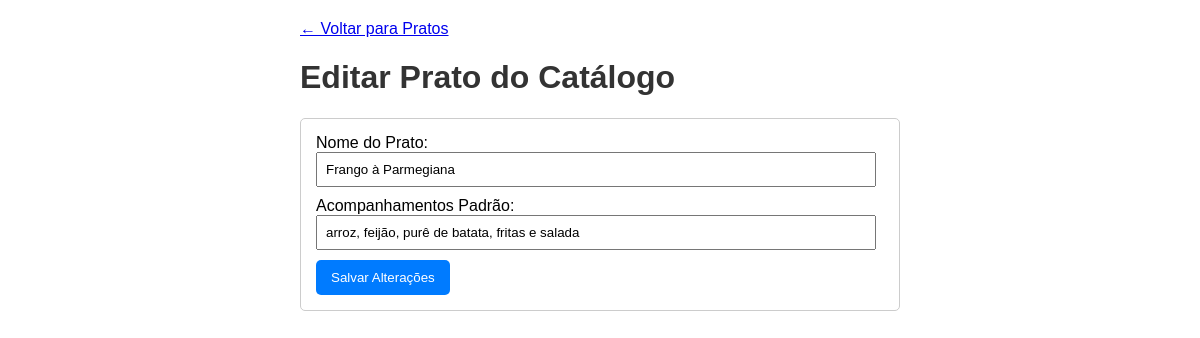
Page /admin/edit_prato/2 on the committed database.
### app.py (models this page shows, shortened)
class Prato(db.Model):
    __tablename__ = 'prato' # Nome da tabela no banco
    id = db.Column(db.Integer, primary_key=True)
    nome_prato = db.Column(db.String(100), nullable=False, unique=True) # Ex: "Frango à Parmegiana"
    descricao_base = db.Column(db.String(200)) # Ex: "Arroz, feijão, fritas"
    cardapios = db.relationship('CardapioDoDia', back_populates='prato')

### app.py (the view, shortened to what this page needs)
@app.route('/admin/edit_prato/<int:prato_id>', methods=['GET', 'POST'])
def edit_prato(prato_id):
    prato = Prato.query.get_or_404(prato_id)
    return render_template('edit_prato.html', prato=prato)

### templates/edit_prato.html (shortened to what this page needs)
<!DOCTYPE html>
<html lang="pt-br">
<head>
    <link rel="stylesheet" href="{{ url_for('static', filename='style.css') }}">
</head>
<body>
    <div class="container">
        <a href="{{ url_for('admin_pratos') }}">&larr; Voltar para Pratos</a>
        <h1>Editar Prato do Catálogo</h1>
        <div class="form-section">
            <form action="{{ url_for('edit_prato', prato_id=prato.id) }}" method="POST">
                <label for="nome_prato">Nome do Prato:</label>
                <input type="text" id="nome_prato" name="nome_prato" value="{{ prato.nome_prato }}" required>
                <label for="descricao_base">Acompanhamentos Padrão:</label>
                <input type="text" id="descricao_base" name="descricao_base" value="{{ prato.descricao_base }}">
                <button type="submit">Salvar Alterações</button>
            </form>
        </div>
    </div>
</body>
</html>

### static/style.css (style rules this page uses)
body { font-family: sans-serif; margin: 20px; }
h1, h2 { color: #333; }
.container { max-width: 600px; margin: auto; }
.form-section, .list-section { border: 1px solid #ccc; padding: 15px; margin-bottom: 20px; border-radius: 5px; }
input[type="text"], input[type="number"] { width: 95%; padding: 8px; margin-bottom: 10px; }
button { background-color: #007bff; color: white; padding: 10px 15px; border: none; border-radius: 5px; cursor: pointer; }

### rows in the picture
Prato: nome_prato "Frango à Parmegiana", descricao_base "arroz, feijão, purê de batata, fritas e salada"
